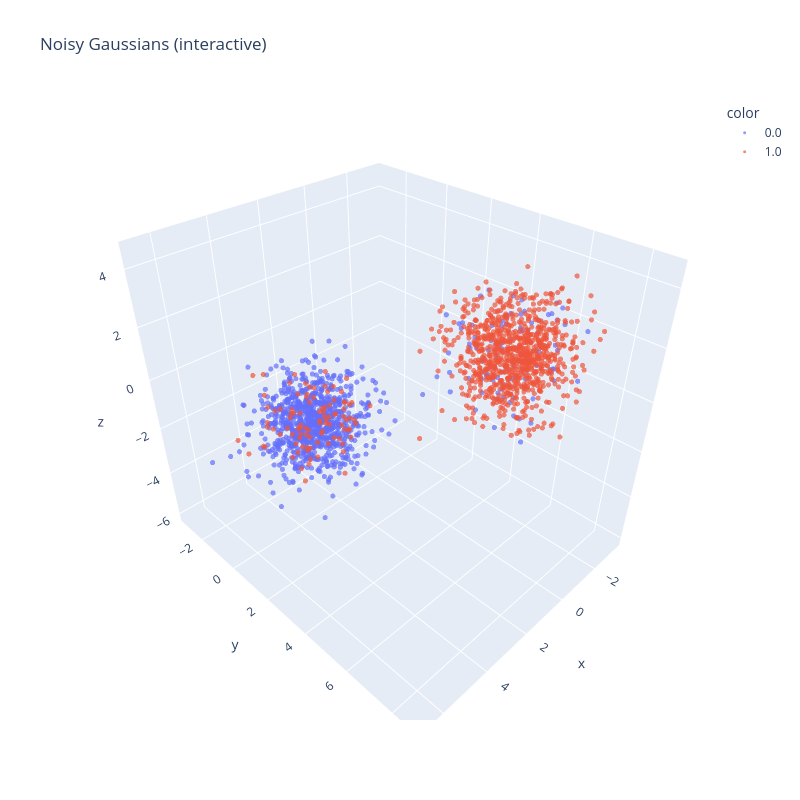

The cell this chart's notebook holds for it:
### Code cell
means = [[3, 0, -2], [0, 6, 2]]
sigmas = [0.9, 0.9]
X, labels = mixGauss(means, sigmas, 1000)
noisy_labels = labelsnoise(0.1, labels)

fig = px.scatter_3d(
    x=X[:, 0], y=X[:, 1], z=X[:, 2],
    color=noisy_labels.astype(str),  # discrete colours for the two classes
    opacity=0.7,
    title='Noisy Gaussians (interactive)',
)
fig.update_traces(marker=dict(size=3))
fig.update_layout(width=800, height=800)
fig.show()

### Figure 1 — Plotly figure (JSON) as saved in the notebook; plotly's stock layout.template omitted (floating-point values rounded to 4 significant figures; data arrays with more than 128 entries replaced by an {"elided": "..."} marker saying what was removed)
{"data": [{"hovertemplate": "color=0.0<br>x=%{x}<br>y=%{y}<br>z=%{z}<extra></extra>", "legendgroup": "0.0", "marker": {"color": "#636efa", "opacity": 0.7, "size": 3, "symbol": "circle"}, "mode": "markers", "name": "0.0", "scene": "scene", "showlegend": true, "type": "scatter3d", "x": {"elided": "1004 float values"}, "y": {"elided": "1004 float values"}, "z": {"elided": "1004 float values"}}, {"hovertemplate": "color=1.0<br>x=%{x}<br>y=%{y}<br>z=%{z}<extra></extra>", "legendgroup": "1.0", "marker": {"color": "#EF553B", "opacity": 0.7, "size": 3, "symbol": "circle"}, "mode": "markers", "name": "1.0", "scene": "scene", "showlegend": true, "type": "scatter3d", "x": {"elided": "996 float values"}, "y": {"elided": "996 float values"}, "z": {"elided": "996 float values"}}], "layout": {"height": 800, "legend": {"title": {"text": "color"}, "tracegroupgap": 0}, "scene": {"domain": {"x": [0, 1], "y": [0, 1]}, "xaxis": {"title": {"text": "x"}}, "yaxis": {"title": {"text": "y"}}, "zaxis": {"title": {"text": "z"}}}, "title": {"text": "Noisy Gaussians (interactive)"}, "width": 800}}
